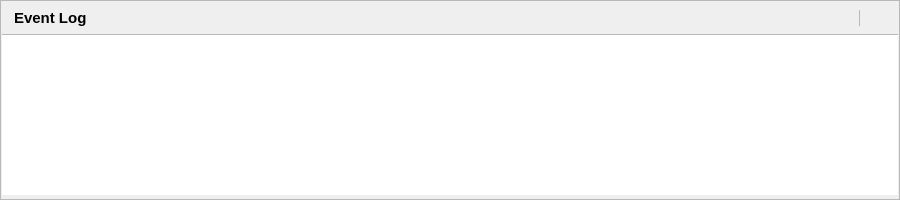
<?xml version="1.0" encoding="UTF-8"?>
<ui version="4.0">
 <class>EventLogWidget</class>
 <widget class="QFrame" name="EventLogWidget">
  <property name="geometry">
   <rect>
    <x>0</x>
    <y>0</y>
    <width>900</width>
    <height>200</height>
   </rect>
  </property>
  <property name="frameShape">
   <enum>QFrame::StyledPanel</enum>
  </property>
  <property name="panel" stdset="0">
   <bool>true</bool>
  </property>
  <layout class="QVBoxLayout" name="mainLayout">
   <property name="spacing">
    <number>0</number>
   </property>
   <property name="leftMargin">
    <number>1</number>
   </property>
   <property name="topMargin">
    <number>1</number>
   </property>
   <property name="rightMargin">
    <number>1</number>
   </property>
   <property name="bottomMargin">
    <number>4</number>
   </property>
   <item>
    <layout class="QHBoxLayout" name="headerLayout">
     <property name="spacing">
      <number>4</number>
     </property>
     <property name="leftMargin">
      <number>12</number>
     </property>
     <property name="topMargin">
      <number>4</number>
     </property>
     <property name="rightMargin">
      <number>10</number>
     </property>
     <property name="bottomMargin">
      <number>4</number>
     </property>
     <item>
      <widget class="ElidedLabel" name="titleLabel">
       <property name="minimumSize">
        <size>
         <width>0</width>
         <height>24</height>
        </size>
       </property>
       <property name="font">
        <font>
         <pointsize>11</pointsize>
         <bold>true</bold>
        </font>
       </property>
       <property name="text">
        <string>Event Log</string>
       </property>
      </widget>
     </item>
     <item>
      <spacer name="headerSpacer">
       <property name="orientation">
        <enum>Qt::Horizontal</enum>
       </property>
      </spacer>
     </item>
     <item>
      <widget class="QToolButton" name="clearButton">
       <property name="autoRaise">
        <bool>true</bool>
       </property>
       <property name="toolTip">
        <string>Clear Log</string>
       </property>
      </widget>
     </item>
     <item>
      <widget class="QFrame" name="closeSeparator">
       <property name="minimumSize">
        <size>
         <width>1</width>
         <height>16</height>
        </size>
       </property>
       <property name="maximumSize">
        <size>
         <width>1</width>
         <height>16</height>
        </size>
       </property>
       <property name="frameShape">
        <enum>QFrame::StyledPanel</enum>
       </property>
       <property name="separator" stdset="0">
        <bool>true</bool>
       </property>
      </widget>
     </item>
     <item>
      <widget class="QToolButton" name="closeButton">
       <property name="autoRaise">
        <bool>true</bool>
       </property>
       <property name="toolTip">
        <string>Close</string>
       </property>
      </widget>
     </item>
    </layout>
   </item>
   <item>
    <widget class="QFrame" name="headerSeparator">
     <property name="minimumSize">
      <size>
       <width>0</width>
       <height>1</height>
      </size>
     </property>
     <property name="maximumSize">
      <size>
       <width>16777215</width>
       <height>1</height>
      </size>
     </property>
     <property name="frameShape">
      <enum>QFrame::StyledPanel</enum>
     </property>
     <property name="separator" stdset="0">
      <bool>true</bool>
     </property>
    </widget>
   </item>
   <item>
    <widget class="QTableView" name="logView">
     <property name="frameShape">
      <enum>QFrame::NoFrame</enum>
     </property>
     <property name="editTriggers">
      <set>QAbstractItemView::NoEditTriggers</set>
     </property>
     <property name="alternatingRowColors">
      <bool>true</bool>
     </property>
     <property name="selectionMode">
      <enum>QAbstractItemView::SingleSelection</enum>
     </property>
     <property name="selectionBehavior">
      <enum>QAbstractItemView::SelectRows</enum>
     </property>
     <property name="showGrid">
      <bool>false</bool>
     </property>
     <property name="wordWrap">
      <bool>false</bool>
     </property>
     <attribute name="horizontalHeaderHighlightSections">
      <bool>false</bool>
     </attribute>
     <attribute name="horizontalHeaderStretchLastSection">
      <bool>true</bool>
     </attribute>
     <attribute name="verticalHeaderVisible">
      <bool>false</bool>
     </attribute>
    </widget>
   </item>
  </layout>
 </widget>
 <customwidgets>
  <customwidget>
   <class>ElidedLabel</class>
   <extends>QLabel</extends>
   <header>elidedlabel.h</header>
  </customwidget>
 </customwidgets>
 <resources/>
 <connections/>
</ui>
